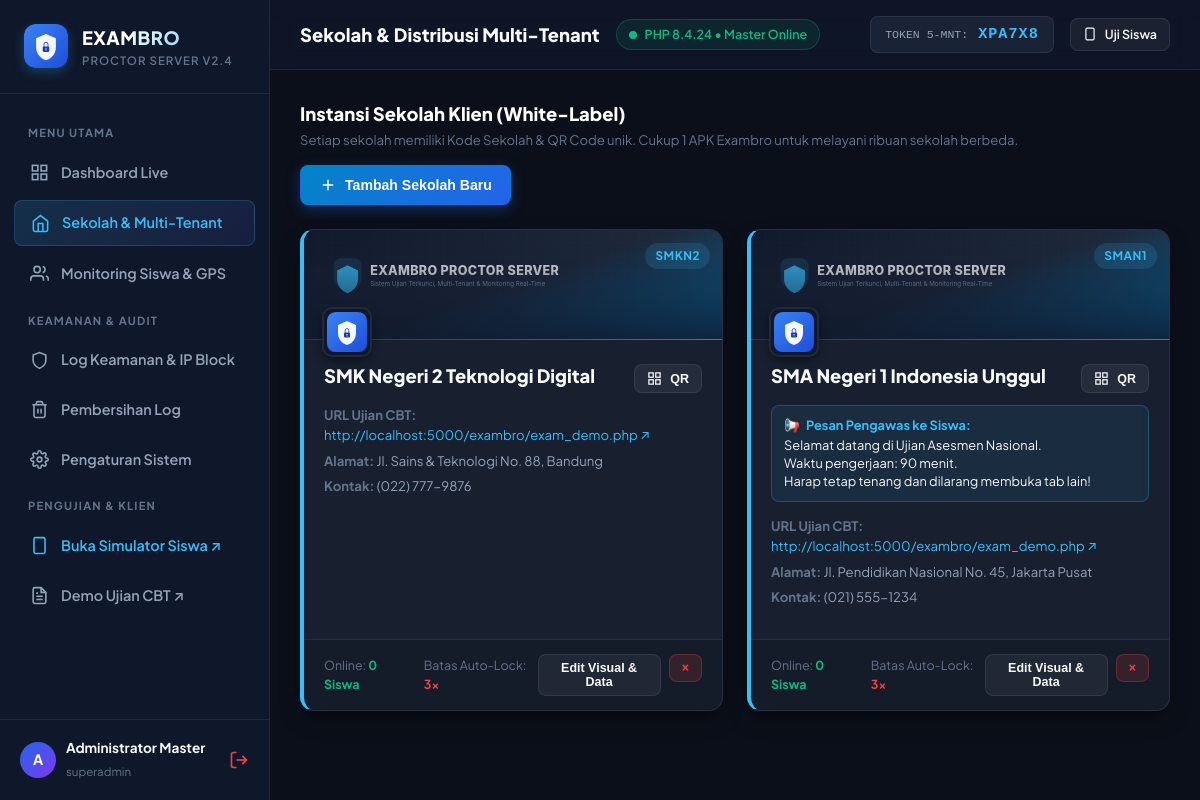
Page /schools.php (signed in) on the committed database.
### tables this page shows
CREATE TABLE schools (
                id INTEGER PRIMARY KEY AUTOINCREMENT,
                school_code TEXT UNIQUE NOT NULL,
                school_name TEXT NOT NULL,
                exam_url TEXT NOT NULL,
                logo_url TEXT DEFAULT '',
                banner_url TEXT DEFAULT '',
                address TEXT DEFAULT '',
                contact TEXT DEFAULT '',
                remote_brightness INTEGER DEFAULT 80,
                is_active INTEGER DEFAULT 1,
                created_at DATETIME DEFAULT CURRENT_TIMESTAMP,
                updated_at DATETIME DEFAULT CURRENT_TIMESTAMP
            , max_violations INTEGER DEFAULT 3, announcement TEXT DEFAULT '');

### config/security.php (called while the page is built, shortened)
<?php
function e(?string $string): string {
    return htmlspecialchars((string)$string, ENT_QUOTES | ENT_SUBSTITUTE, 'UTF-8');
}

### config/token_generator.php (called while the page is built, shortened)
<?php
function generateWindowToken(int $windowIndex): string {
    $hash = hash_hmac('sha256', (string)$windowIndex, TOKEN_SALT);
    $chars = '23456789ABCDEFGHJKLMNPQRSTUVWXYZ';
    $token = '';
    for ($i = 0; $i < 6; $i++) {
        $byte = hexdec(substr($hash, $i * 2, 2));
        $token .= $chars[$byte % strlen($chars)];
    }
    return $token;
}
function getCurrentExitTokenInfo(): array {
    $now = time();
    $windowIndex = (int)floor($now / TOKEN_INTERVAL_SECONDS);
    $elapsed = $now % TOKEN_INTERVAL_SECONDS;
    $remaining = TOKEN_INTERVAL_SECONDS - $elapsed;
    $token = generateWindowToken($windowIndex);
    return [
        'token' => $token,
        'remaining_seconds' => $remaining,
        'elapsed_seconds' => $elapsed,
        'interval' => TOKEN_INTERVAL_SECONDS,
        'expires_at' => $now + $remaining,
        'window_index' => $windowIndex
    ];
}

### schools.php (the view, shortened to what this page needs)
<?php
require_once __DIR__ . '/config/security.php';
$pdo = getDb();
$schoolsStmt = $pdo->query("
    SELECT s.*,
           (SELECT COUNT(*) FROM student_sessions WHERE school_id = s.id AND is_online = 1) as active_students_count,
           (SELECT COUNT(*) FROM student_sessions WHERE school_id = s.id) as total_sessions_count
    FROM schools s
    ORDER BY s.id DESC
");
$schools = $schoolsStmt->fetchAll();
$pageHeading = 'Sekolah & Distribusi Multi-Tenant';
require_once __DIR__ . '/includes/header.php';
?>
<div style="display: flex; justify-content: space-between; align-items: center; margin-bottom: 24px; gap: 16px; flex-wrap: wrap;">
    <div>
        <h3 style="font-size: 1.15rem; font-weight: 800; color: #FFFFFF;">Instansi Sekolah Klien (White-Label)</h3>
        <p style="font-size: 0.82rem; color: var(--text-dim); margin-top: 2px;">
            Setiap sekolah memiliki Kode Sekolah &amp; QR Code unik. Cukup 1 APK Exambro untuk melayani ribuan sekolah berbeda.
        </p>
    </div>
    <button type="button" class="btn btn-primary" onclick="openAddSchoolModal()">
        <svg width="18" height="18" viewBox="0 0 24 24" fill="none" stroke="currentColor" stroke-width="2"><line x1="12" y1="5" x2="12" y2="19"></line><line x1="5" y1="12" x2="19" y2="12"></line></svg>
        Tambah Sekolah Baru
    </button>
</div>
<div style="display: grid; grid-template-columns: repeat(auto-fill, minmax(360px, 1fr)); gap: 24px; margin-bottom: 30px;">
    <?php foreach ($schools as $sch):
        $hasBanner = !empty($sch['banner_url']);
        $hasLogo = !empty($sch['logo_url']);
        $bannerSrc = $hasBanner ? $sch['banner_url'] : 'assets/img/default-banner.svg';
        $logoSrc = $hasLogo ? $sch['logo_url'] : 'assets/img/default-logo.svg';
    ?>
        <div class="card" style="display: flex; flex-direction: column; justify-content: space-between; border-left: 4px solid <?= (int)$sch['is_active'] === 1 ? 'var(--primary)' : 'var(--text-dim)' ?>; padding: 0; overflow: hidden;">
            <div style="height: 110px; background: url('<?= e($bannerSrc) ?>') center/cover no-repeat, #1E293B; position: relative; border-bottom: 1px solid var(--border-color);">
                <div style="position: absolute; inset: 0; background: linear-gradient(to top, rgba(15, 23, 42, 0.85), transparent);"></div>
                <div style="position: absolute; top: 12px; right: 12px;">
                    <span class="badge <?= (int)$sch['is_active'] === 1 ? 'badge-primary' : 'badge-offline' ?>">
                        <?= e($sch['school_code']) ?>
                    </span>
                </div>
                <div style="position: absolute; bottom: -18px; left: 18px; display: flex; align-items: center; gap: 12px;">
                    <img src="<?= e($logoSrc) ?>" alt="Logo" style="width: 50px; height: 50px; border-radius: 10px; background: #0F172A; border: 2px solid var(--border-color); object-fit: contain; padding: 3px; box-shadow: 0 4px 10px rgba(0,0,0,0.4);">
                </div>
            </div>
            <div style="padding: 24px 20px 16px 20px; flex: 1;">
                <div style="display: flex; justify-content: space-between; align-items: flex-start; margin-bottom: 12px;">
                    <h4 style="font-size: 1.15rem; font-weight: 800; color: var(--text-main); margin: 0; line-height: 1.3;">
                        <?= e($sch['school_name']) ?>
                    </h4>
                    <button type="button" class="btn btn-secondary btn-sm" onclick="openQrModal('<?= e(addslashes($sch['school_code'])) ?>', '<?= e(addslashes($sch['school_name'])) ?>')" title="Lihat QR Code" style="margin-left: 10px; flex-shrink: 0;">
                        <svg width="15" height="15" viewBox="0 0 24 24" fill="none" stroke="currentColor" stroke-width="2"><rect x="3" y="3" width="7" height="7"></rect><rect x="14" y="3" width="7" height="7"></rect><rect x="14" y="14" width="7" height="7"></rect><rect x="3" y="14" width="7" height="7"></rect></svg>
                        QR
                    </button>
                </div>
                <?php if (!empty($sch['announcement'])): ?>
                    <div style="background: rgba(56, 189, 248, 0.08); border: 1px solid rgba(56, 189, 248, 0.25); border-radius: 8px; padding: 10px 12px; margin-bottom: 14px; font-size: 0.8rem;">
                        <div style="font-weight: 700; color: #38BDF8; display: flex; align-items: center; gap: 6px; margin-bottom: 2px;">
                            <span>📢</span> Pesan Pengawas ke Siswa:
                        </div>
                        <div style="color: var(--text-main); line-height: 1.4;"><?= nl2br(e($sch['announcement'])) ?></div>
                    </div>
                <?php endif; ?>
                <div style="font-size: 0.82rem; color: var(--text-muted); margin-bottom: 16px; display: flex; flex-direction: column; gap: 6px;">
                    <div>
                        <strong style="color: var(--text-dim);">URL Ujian CBT:</strong><br>
                        <a href="<?= e($sch['exam_url']) ?>" target="_blank" style="color: var(--primary); text-decoration: none; word-break: break-all;">
                            <?= e($sch['exam_url']) ?> &#x2197;
                        </a>
                    </div>
                    <?php if (!empty($sch['address'])): ?>
                        <div>
                            <strong style="color: var(--text-dim);">Alamat:</strong> <?= e($sch['address']) ?>
                        </div>
                    <?php endif; ?>
                    <?php if (!empty($sch['contact'])): ?>
                        <div>
                            <strong style="color: var(--text-dim);">Kontak:</strong> <?= e($sch['contact']) ?>
                        </div>
                    <?php endif; ?>
                </div>
            </div>
            <div style="border-top: 1px solid var(--border-color); padding: 14px 20px; background: rgba(0,0,0,0.15); display: flex; align-items: center; justify-content: space-between;">
                <div style="display: flex; gap: 14px; font-size: 0.78rem;">
                    <div>
                        <span style="color: var(--text-dim);">Online:</span>
                        <strong style="color: var(--success);"><?= (int)$sch['active_students_count'] ?> Siswa</strong>
                    </div>
                    <div>
                        <span style="color: var(--text-dim);">Batas Auto-Lock:</span>
                        <strong style="color: #EF4444;"><?= (int)($sch['max_violations'] ?? 3) ?>x</strong>
                    </div>
                </div>
                <div style="display: flex; gap: 8px;">
                    <button type="button" class="btn btn-secondary btn-sm" onclick='openEditSchoolModal(<?= json_encode($sch) ?>)'>
                        Edit Visual &amp; Data
                    </button>
                    <form method="POST" action="schools.php" onsubmit="return confirm('Hapus sekolah <?= e(addslashes($sch['school_name'])) ?>?');" style="display: inline;">
                        <button type="submit" class="btn btn-danger btn-sm" title="Hapus">
                            &times;
                        </button>
                    </form>
                </div>
            </div>
        </div>
    <?php endforeach; ?>
</div>
<?php require_once __DIR__ . '/includes/footer.php'; ?>

### includes/header.php (shortened to what this page needs)
<?php
require_once __DIR__ . '/../config/security.php';
require_once __DIR__ . '/../config/token_generator.php';
$currentPage = basename($_SERVER['PHP_SELF']);
$adminName = $_SESSION['admin_name'] ?? 'Administrator';
$adminRole = $_SESSION['admin_role'] ?? 'Superadmin';
$tokenInfo = getCurrentExitTokenInfo();
?>
<!DOCTYPE html>
<html lang="id">
<head>
    <link rel="stylesheet" href="assets/css/admin.css">
</head>
<body>
<div class="app-container">
    <aside class="sidebar">
        <div class="sidebar-header">
            <img src="assets/img/default-logo.svg" alt="Exambro Logo" class="sidebar-logo">
            <div class="sidebar-brand">
                <h1>EXAMBRO</h1>
                <span>Proctor Server v2.4</span>
            </div>
        </div>
        <nav class="sidebar-nav">
            <div class="nav-label">Menu Utama</div>
            <a href="dashboard.php" class="nav-link <?= $currentPage === 'dashboard.php' ? 'active' : '' ?>">
                <svg viewBox="0 0 24 24" fill="none" stroke="currentColor"><rect x="3" y="3" width="7" height="7"></rect><rect x="14" y="3" width="7" height="7"></rect><rect x="14" y="14" width="7" height="7"></rect><rect x="3" y="14" width="7" height="7"></rect></svg>
                Dashboard Live
            </a>
            <a href="schools.php" class="nav-link <?= $currentPage === 'schools.php' ? 'active' : '' ?>">
                <svg viewBox="0 0 24 24" fill="none" stroke="currentColor"><path d="M3 9l9-7 9 7v11a2 2 0 0 1-2 2H5a2 2 0 0 1-2-2z"></path><polyline points="9 22 9 12 15 12 15 22"></polyline></svg>
                Sekolah &amp; Multi-Tenant
            </a>
            <a href="students.php" class="nav-link <?= $currentPage === 'students.php' ? 'active' : '' ?>">
                <svg viewBox="0 0 24 24" fill="none" stroke="currentColor"><path d="M17 21v-2a4 4 0 0 0-4-4H5a4 4 0 0 0-4 4v2"></path><circle cx="9" cy="7" r="4"></circle><path d="M23 21v-2a4 4 0 0 0-3-3.87"></path><path d="M16 3.13a4 4 0 0 1 0 7.75"></path></svg>
                Monitoring Siswa &amp; GPS
            </a>
            <div class="nav-label">Keamanan &amp; Audit</div>
            <a href="security_logs.php" class="nav-link <?= $currentPage === 'security_logs.php' ? 'active' : '' ?>">
                <svg viewBox="0 0 24 24" fill="none" stroke="currentColor"><path d="M12 22s8-4 8-10V5l-8-3-8 3v7c0 6 8 10 8 10z"></path></svg>
                Log Keamanan &amp; IP Block
            </a>
            <a href="clear_logs.php" class="nav-link <?= $currentPage === 'clear_logs.php' ? 'active' : '' ?>">
                <svg viewBox="0 0 24 24" fill="none" stroke="currentColor"><polyline points="3 6 5 6 21 6"></polyline><path d="M19 6v14a2 2 0 0 1-2 2H7a2 2 0 0 1-2-2V6m3 0V4a2 2 0 0 1 2-2h4a2 2 0 0 1 2 2v2"></path><line x1="10" y1="11" x2="10" y2="17"></line><line x1="14" y1="11" x2="14" y2="17"></line></svg>
                Pembersihan Log
            </a>
            <a href="settings.php" class="nav-link <?= $currentPage === 'settings.php' ? 'active' : '' ?>">
                Pengaturan Sistem
            </a>
            <div class="nav-label">Pengujian &amp; Klien</div>
            <a href="student/index.php" target="_blank" class="nav-link" style="color: var(--primary);">
                <svg viewBox="0 0 24 24" fill="none" stroke="currentColor"><rect x="5" y="2" width="14" height="20" rx="2" ry="2"></rect><line x1="12" y1="18" x2="12.01" y2="18"></line></svg>
                Buka Simulator Siswa &#x2197;
            </a>
            <a href="exam_demo.php" target="_blank" class="nav-link">
                <svg viewBox="0 0 24 24" fill="none" stroke="currentColor"><path d="M14 2H6a2 2 0 0 0-2 2v16a2 2 0 0 0 2 2h12a2 2 0 0 0 2-2V8z"></path><polyline points="14 2 14 8 20 8"></polyline><line x1="16" y1="13" x2="8" y2="13"></line><line x1="16" y1="17" x2="8" y2="17"></line><polyline points="10 9 9 9 8 9"></polyline></svg>
                Demo Ujian CBT &#x2197;
            </a>
        </nav>
        <div class="sidebar-footer">
            <div class="user-info">
                <div class="user-avatar"><?= strtoupper(substr($adminName, 0, 1)) ?></div>
                <div class="user-meta">
                    <h4><?= e($adminName) ?></h4>
                    <span><?= e($adminRole) ?></span>
                </div>
            </div>
            <a href="logout.php" title="Logout" style="color: var(--danger); text-decoration: none; display: flex; align-items: center;">
                <svg width="20" height="20" viewBox="0 0 24 24" fill="none" stroke="currentColor" stroke-width="2"><path d="M9 21H5a2 2 0 0 1-2-2V5a2 2 0 0 1 2-2h4"></path><polyline points="16 17 21 12 16 7"></polyline><line x1="21" y1="12" x2="9" y2="12"></line></svg>
            </a>
        </div>
    </aside>
    <div class="main-wrapper">
        <header class="topbar">
            <div class="topbar-left">
                <h2 class="topbar-title"><?= isset($pageHeading) ? e($pageHeading) : 'Dashboard Pengawasan' ?></h2>
                <span class="server-pill">
                    <span class="pulse-dot"></span>
                    PHP <?= PHP_VERSION ?> &bull; Master Online
                </span>
            </div>
            <div class="topbar-right">
                <div class="quick-token-badge" title="Password Keluar Aktif (Berubah tiap 5 menit)">
                    <span class="quick-token-label">Token 5-Mnt:</span>
                    <span class="quick-token-val" id="quickTokenVal"><?= e($tokenInfo['token']) ?></span>
                </div>
                <a href="student/index.php" target="_blank" class="btn btn-secondary btn-sm">
                    <svg width="14" height="14" viewBox="0 0 24 24" fill="none" stroke="currentColor" stroke-width="2"><rect x="5" y="2" width="14" height="20" rx="2" ry="2"></rect><line x1="12" y1="18" x2="12.01" y2="18"></line></svg>
                    Uji Siswa
                </a>
            </div>
        </header>
        <main class="content-body">

### includes/footer.php (shortened to what this page needs)
        </main>
    </div>
</div>
</body>
</html>

### rows in the picture
schools: school_code "SMKN2", school_name "SMK Negeri 2 Teknologi Digital", exam_url "http://localhost:5000/exambro/exam_demo.php", address "Jl. Sains & Teknologi No. 88, Bandung", contact "(022) 777-9876", active_students_count "0", max_violations "3"
schools: school_code "SMAN1", school_name "SMA Negeri 1 Indonesia Unggul", announcement "Selamat datang di Ujian Asesmen Nasional. Waktu pengerjaan: 90 menit. Harap tetap tenang dan dilarang membuka tab lain!", exam_url "http://localhost:5000/exambro/exam_demo.php", address "Jl. Pendidikan Nasional No. 45, Jakarta Pusat", contact "(021) 555-1234", active_students_count "0", max_violations "3"

### other values in the picture
substr($adminName, 0, 1) "A"
$adminName "Administrator Master"
$adminRole "superadmin"
$pageHeading "Sekolah & Distribusi Multi-Tenant"
PHP_VERSION "8.4.24"
$tokenInfo['token'] "XPA7X8"
